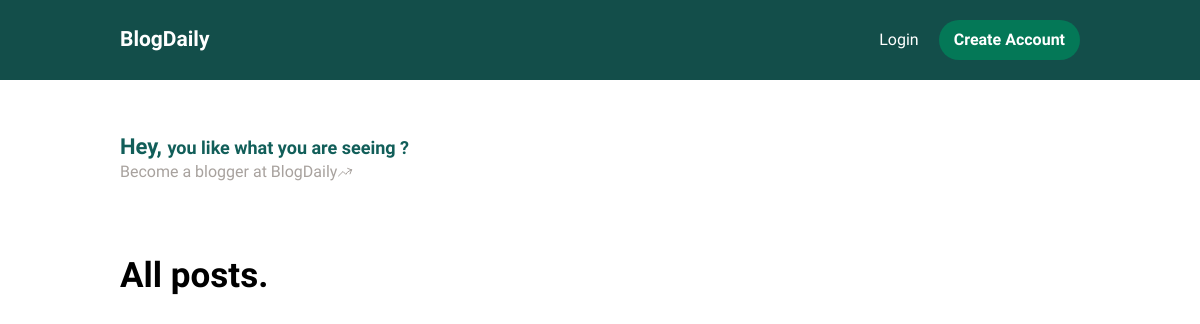
/, run on an earlier commit of the app's database.
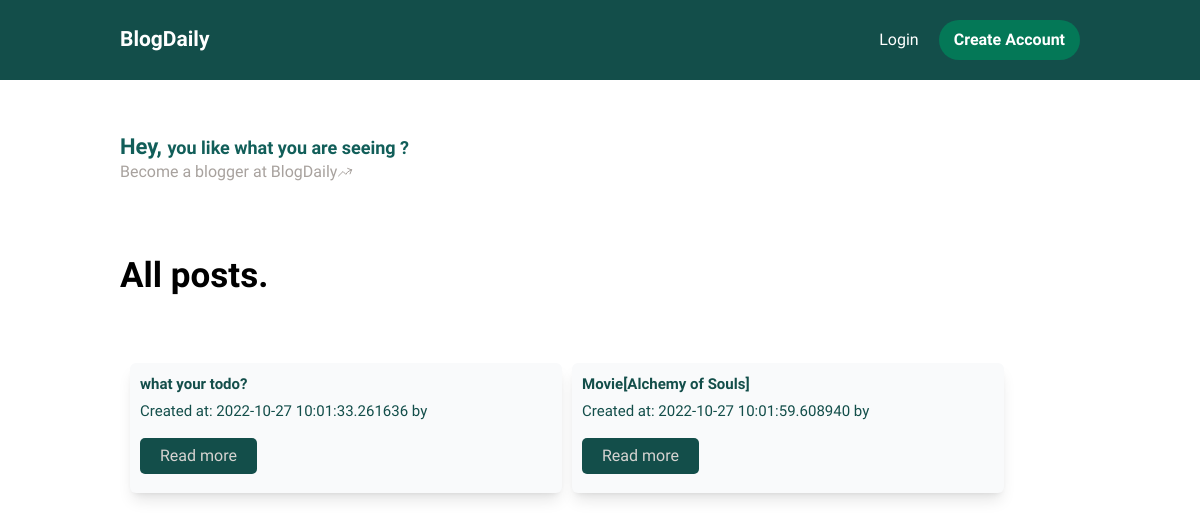
And on a later commit of the database.
### app.py (models this page shows, shortened)
class Post(db.Model):
    id = db.Column(db.Integer, primary_key=True, unique=True)
    title = db.Column(db.String(100))
    content = db.Column(db.String(1000))
    author = db.Column(db.String(100), nullable=False)
    date = db.Column(db.DateTime, default=datetime.utcnow)

### app.py (the view)
@app.route('/')
def home():
    blogs = Post.query.all()
    return render_template('index.html', blogs=blogs)

### templates/index.html (shortened to what this page needs)
<!DOCTYPE html>
<html lang="en">
<head>
    <script src="https://cdn.tailwindcss.com"></script>
</head>
<body>
    <header class="w-full fixed top-0 left-0 py-[20px] text-[#fff] bg-[#134e4a]">
        <div class="flex justify-between w-[90%] items-center mx-auto md:w-[80%] lg:w-[80%]">
            <div class="font-[700] text-[21px]">BlogDaily</div>
            <div class="md:flex hidden space-x-[20px] justify-between items-center">
                <a href="{{ url_for('login') }}">
                    <div class="font-[500] cursor-pointer text-[16px]">Login</div>
                </a>
                <a href={{ url_for('signup') }}>
                    <div
                        class="font-[700] cursor-pointer bg-[#047857] py-[8px] px-[15px] rounded-full w-fit text-[16px]">
                        Create Account
                    </div>
                </a>
            </div>
        </div>
    </header>
    <div class="mx-auto w-[90%] md:w-[80%] lg:w-[80%] mt-[130px]">
        <div class="font-[600] text-[18px] text-[#115e59]"><span class="font-[700] text-[22px]">Hey, </span>you like
            what you are seeing ?
        </div>
        <div class="font-[500] flex items-center text-[16px] text-[#a8a29e] leading-[17px]">
            <div>Become a blogger at BlogDaily</div>
            <div>
                <svg xmlns="http://www.w3.org/2000/svg" fill="none" viewBox="0 0 24 24" stroke-width="1.5"
                    stroke="currentColor" class="w-4 h-4">
                    <path stroke-linecap="round" stroke-linejoin="round"
                        d="M2.25 18L9 11.25l4.306 4.307a11.95 11.95 0 015.814-5.519l2.74-1.22m0 0l-5.94-2.28m5.94 2.28l-2.28 5.941" />
                </svg>
            </div>
        </div>
        <div class="mt-[60px] w-full py-[10px]">
            <div class="font-[700] text-[#000] text-[25px] md:text-[35px]">All posts.</div>
            <div class="flex flex-row flex-wrap mt-[30px] items-center w-full">
                {% for blog in blogs %}
                <div
                    class="bg-[#f9fafb] h-[130px] mt-[30px] ml-[10px] overflow-y-scroll p-[10px] shadow-lg w-full md:w-[45%] rounded-[6px]">
                    <div class="font-[700] text-[15px] text-[#134e4a]">{{ blog.title }}</div>
                    <div class="font-[500] text-[15px] text-[#134e4a] mt-[5px]">Created at: {{ blog.date }} by {{
                        blog.author }}</div>
                    <div class="mt-[15px]">
                        <a href="{{ url_for('blog', id=blog.id) }}">
                            <button
                                class="bg-teal-900 rounded-[5px] text-stone-300 w-fit text-center py-[6px] px-[20px]">Read
                                more
                            </button>
                        </a>
                    </div>
                </div>
                {% endfor %}
            </div>
        </div>
    </div>
</body>
</html>

What changed in the data, as far as the page shows it:
added Post: title "what your todo?", date "2022-10-27 10:01:33.261636"
added Post: title "Movie[Alchemy of Souls]", date "2022-10-27 10:01:59.608940"
